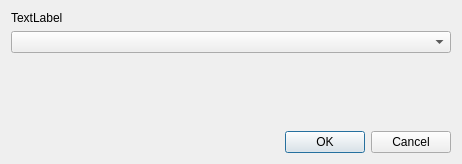
<?xml version="1.0" encoding="UTF-8"?>
<ui version="4.0">
 <class>Dialog</class>
 <widget class="QDialog" name="Dialog">
  <property name="geometry">
   <rect>
    <x>0</x>
    <y>0</y>
    <width>462</width>
    <height>164</height>
   </rect>
  </property>
  <property name="windowTitle">
   <string>Data Structure</string>
  </property>
  <layout class="QGridLayout" name="gridLayout">
   <item row="0" column="0" colspan="2">
    <widget class="QLabel" name="l_Text">
     <property name="text">
      <string>TextLabel</string>
     </property>
    </widget>
   </item>
   <item row="3" column="0" colspan="2">
    <widget class="QDialogButtonBox" name="buttonBox">
     <property name="orientation">
      <enum>Qt::Orientation::Horizontal</enum>
     </property>
     <property name="standardButtons">
      <set>QDialogButtonBox::StandardButton::Cancel|QDialogButtonBox::StandardButton::Ok</set>
     </property>
    </widget>
   </item>
   <item row="1" column="0" colspan="2">
    <widget class="QComboBox" name="cb_Structure"/>
   </item>
   <item row="2" column="0">
    <spacer name="verticalSpacer">
     <property name="orientation">
      <enum>Qt::Orientation::Vertical</enum>
     </property>
     <property name="sizeHint" stdset="0">
      <size>
       <width>20</width>
       <height>40</height>
      </size>
     </property>
    </spacer>
   </item>
  </layout>
 </widget>
 <resources/>
 <connections>
  <connection>
   <sender>buttonBox</sender>
   <signal>accepted()</signal>
   <receiver>Dialog</receiver>
   <slot>accept()</slot>
   <hints>
    <hint type="sourcelabel">
     <x>248</x>
     <y>254</y>
    </hint>
    <hint type="destinationlabel">
     <x>157</x>
     <y>274</y>
    </hint>
   </hints>
  </connection>
  <connection>
   <sender>buttonBox</sender>
   <signal>rejected()</signal>
   <receiver>Dialog</receiver>
   <slot>reject()</slot>
   <hints>
    <hint type="sourcelabel">
     <x>316</x>
     <y>260</y>
    </hint>
    <hint type="destinationlabel">
     <x>286</x>
     <y>274</y>
    </hint>
   </hints>
  </connection>
 </connections>
</ui>
